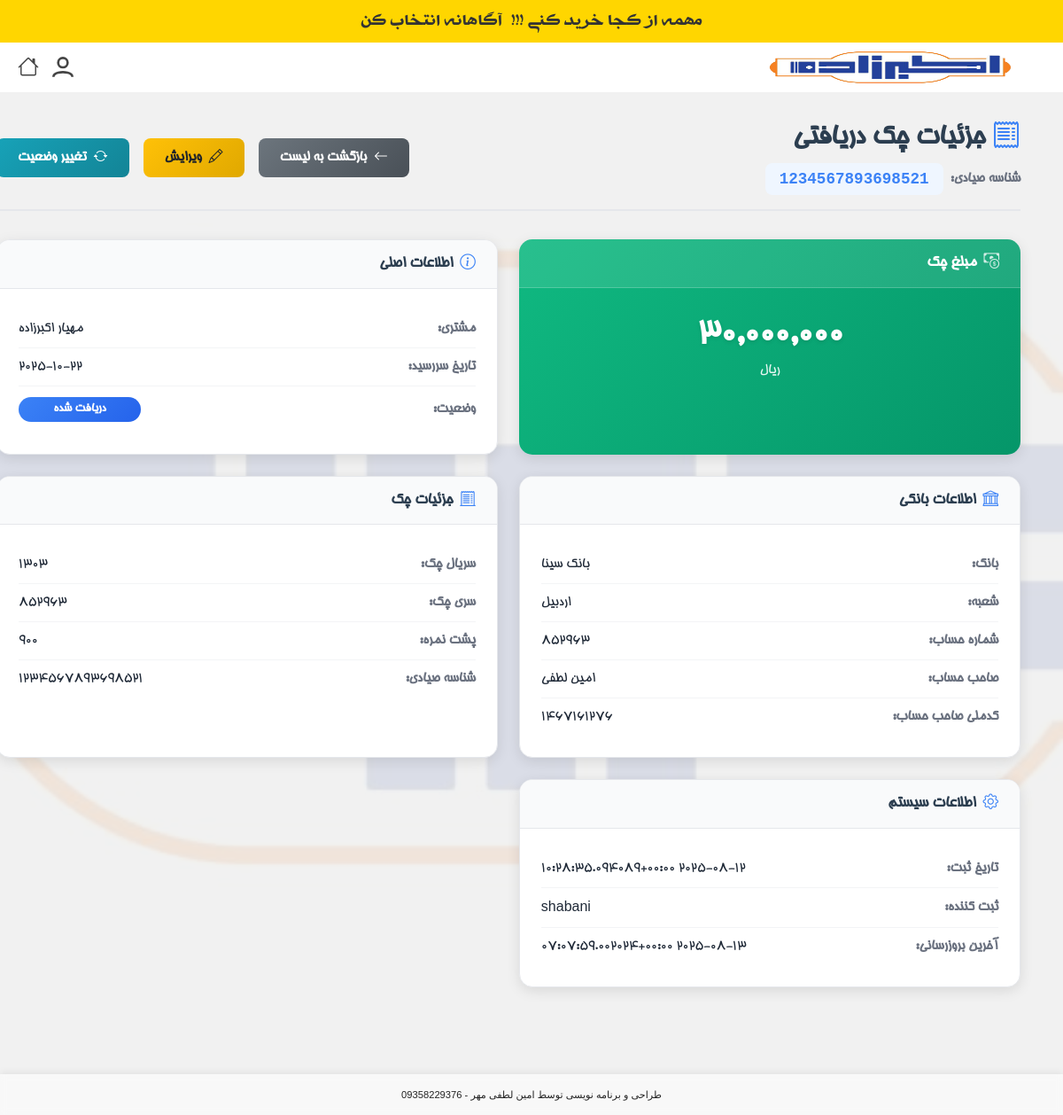
Page /accounting/received-cheques/1/detail/ (signed in) on the earlier database version.
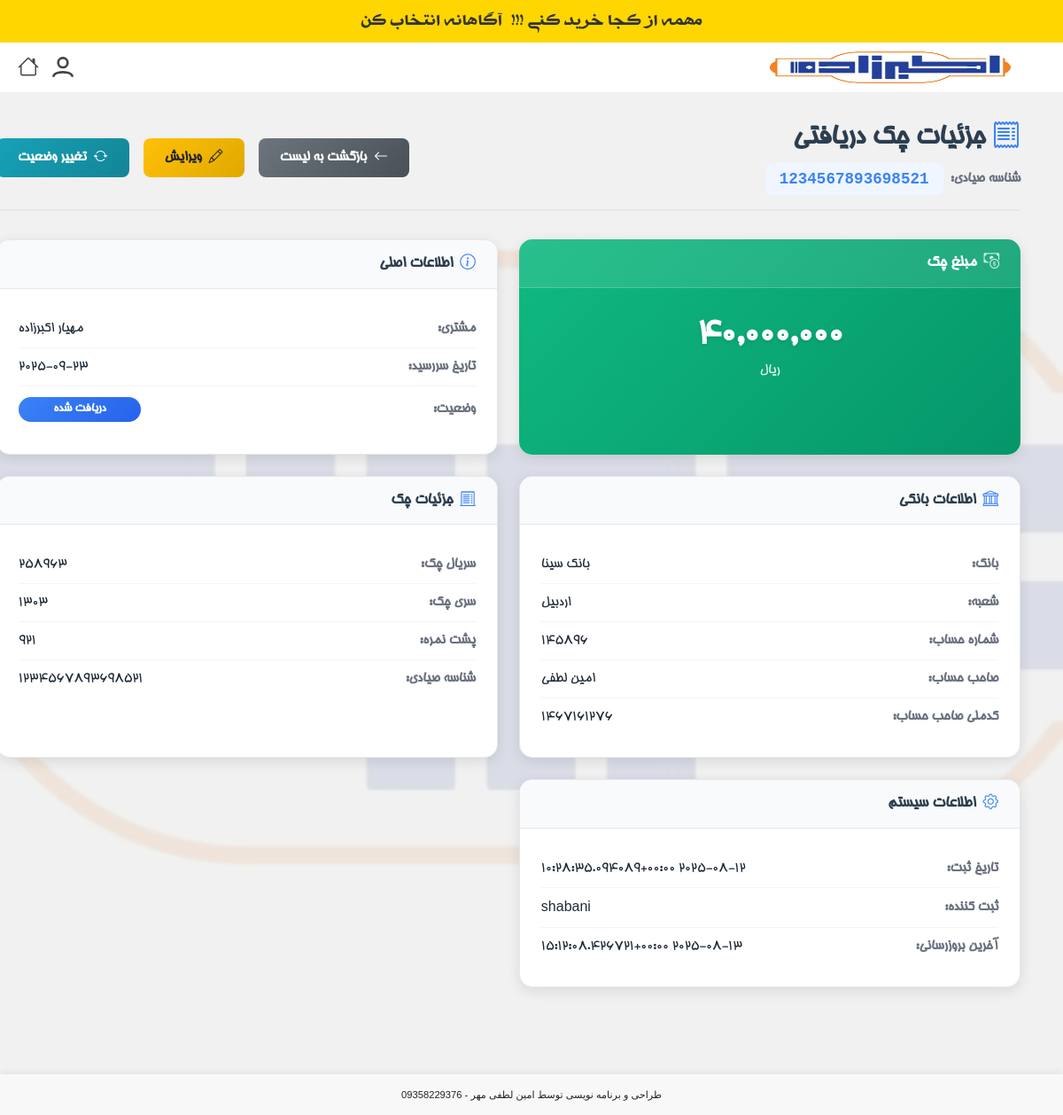
Same page on the later database version.
### products/models.py (models this page shows, shortened)
class ReceivedCheque(models.Model):
    financial_operation = models.ForeignKey('FinancialOperation', on_delete=models.CASCADE, related_name='received_cheques', null=True, blank=True, verbose_name="عملیات مالی دریافت")
    spending_operation = models.ForeignKey('FinancialOperation', on_delete=models.SET_NULL, null=True, blank=True, related_name='spent_cheques', verbose_name="عملیات خرج چک")
    customer = models.ForeignKey(Customer, on_delete=models.CASCADE, related_name='received_cheques', verbose_name="مشتری")
    endorsement = models.CharField(max_length=255, blank=True, null=True, verbose_name="پشت نمره")
    due_date = models.DateField(verbose_name="تاریخ سررسید")
    bank_name = models.CharField(max_length=100, verbose_name="نام بانک")
    branch_name = models.CharField(max_length=100, blank=True, null=True, verbose_name="نام شعبه")
    series = models.CharField(max_length=50, blank=True, null=True, verbose_name="سری چک")
    serial = models.CharField(max_length=50, blank=True, null=True, verbose_name="سریال چک")
    sayadi_id = models.CharField(max_length=16, unique=True, verbose_name="شناسه صیادی")
    amount = models.DecimalField(max_digits=15, decimal_places=0, verbose_name="مبلغ")
    owner_name = models.CharField(max_length=255, verbose_name="صاحب حساب")
    national_id = models.CharField(max_length=10, blank=True, null=True, verbose_name="کدملی صاحب حساب")
    account_number = models.CharField(max_length=50, verbose_name="شماره حساب")
    STATUS_CHOICES = [
        ('RECEIVED', 'دریافت شده'),
        ('DEPOSITED', 'واگذار به بانک'),
        ('CLEARED', 'وصول شده'),
        ('MANUALLY_CLEARED', 'وصول به صورت دستی'),
        ('SPENT', 'خرج شده'),
        ('BOUNCED', 'برگشت خورده'),
        ('RETURNED', 'مسترد شده'),
    ]
    status = models.CharField(max_length=20, choices=STATUS_CHOICES, default='RECEIVED', verbose_name="وضعیت")
    recipient_name = models.CharField(max_length=255, blank=True, null=True, verbose_name="نام دریافت‌کننده (در صورت خرج چک)")
    created_at = models.DateTimeField(auto_now_add=True, verbose_name="تاریخ ایجاد")
    updated_at = models.DateTimeField(auto_now=True, verbose_name="تاریخ بروزرسانی")
    created_by = models.ForeignKey(User, on_delete=models.SET_NULL, null=True, related_name='created_received_cheques', verbose_name="ایجاد کننده")
    is_deleted = models.BooleanField(default=False, verbose_name="حذف شده")
    deleted_at = models.DateTimeField(null=True, blank=True, verbose_name="تاریخ حذف")
    deleted_by = models.ForeignKey(
        User,
        on_delete=models.SET_NULL,
        null=True,
        blank=True,
        related_name='deleted_received_cheques',
        verbose_name="حذف کننده"
    )
    class Meta:
        verbose_name = "چک دریافتی"
        verbose_name_plural = "چک‌های دریافتی"
        ordering = ['-due_date']

class Customer(models.Model):
    first_name = models.CharField(max_length=100, verbose_name="نام")
    last_name = models.CharField(max_length=100, verbose_name="نام خانوادگی")
    store_name = models.CharField(max_length=255, blank=True, null=True, verbose_name="نام فروشگاه")
    phone = models.CharField(max_length=20, blank=True, null=True, verbose_name="تلفن ثابت")
    mobile = models.CharField(
        max_length=20,
        unique=True,
        verbose_name="شماره موبایل",
        error_messages={
            'unique': 'مشتری دیگری با این شماره همراه قبلاً ثبت شده است.'
        }
    )
    address = models.TextField(blank=True, null=True, verbose_name="آدرس")
    created_by = models.ForeignKey(
        User, on_delete=models.SET_NULL, null=True, related_name='created_customers', verbose_name="ایجاد شده توسط"
    )
    user = models.OneToOneField(
        User, on_delete=models.SET_NULL, null=True, blank=True, related_name='customer_profile', verbose_name="کاربر مرتبط"
    )
    created_at = models.DateTimeField(auto_now_add=True, verbose_name="تاریخ ایجاد")
    class Meta:
        verbose_name = "مشتری"
        verbose_name_plural = "مشتریان"
    def get_full_name(self):
        return f'{self.first_name} {self.last_name}'

### products/views.py (the view)
# urls.py: path('accounting/received-cheques/<int:cheque_id>/detail/', views.received_cheque_detail_view, name='received_cheque_detail'),
@login_required
@group_required('حسابداری')
def received_cheque_detail_view(request, cheque_id):
    cheque = get_object_or_404(ReceivedCheque, id=cheque_id)
    return render(request, 'products/received_cheque_detail.html', {'cheque': cheque})

### products/templates/products/received_cheque_detail.html (shortened to what this page needs)
{% extends "products/base.html" %}
{% load humanize %}
{% load custom_filters %}
{% block content %}
<div class="cheque-detail-container">
    <div class="page-header">
        <div class="header-content">
            <h1><i class="bi bi-receipt"></i> جزئیات چک دریافتی</h1>
            <div class="cheque-id">
                <span class="label">شناسه صیادی:</span>
                <span class="number">{{ cheque.sayadi_id }}</span>
            </div>
        </div>
        <div class="header-actions">
            <a href="{% url 'products:received_cheque_list' %}" class="btn btn-secondary">
                <i class="bi bi-arrow-left"></i> بازگشت به لیست
            </a>
            <a href="{% url 'products:received_cheque_edit' cheque_id=cheque.id %}" class="btn btn-warning">
                <i class="bi bi-pencil"></i> ویرایش
            </a>
            <a href="{% url 'products:change_received_cheque_status' cheque_id=cheque.id %}" class="btn btn-info">
                <i class="bi bi-arrow-repeat"></i> تغییر وضعیت
            </a>
        </div>
    </div>
    <div class="details-grid">
        <div class="detail-card cheque-amount-card">
            <div class="card-header">
                <h3><i class="bi bi-cash-coin"></i> مبلغ چک</h3>
            </div>
            <div class="card-content">
                <div class="amount-display">{{ cheque.amount|persian_number_format }}</div>
                <div class="amount-label">ریال</div>
            </div>
        </div>
        <div class="detail-card">
            <div class="card-header">
                <h3><i class="bi bi-info-circle"></i> اطلاعات اصلی</h3>
            </div>
            <div class="card-content">
                <div class="info-row">
                    <span class="label">مشتری:</span>
                    <span class="value">{{ cheque.customer.get_full_name }}</span>
                </div>
                <div class="info-row">
                    <span class="label">تاریخ سررسید:</span>
                    <span class="value">{{ cheque.due_date|jalali_date }}</span>
                </div>
                <div class="info-row">
                    <span class="label">وضعیت:</span>
                    <span class="status-badge {{ cheque.status|lower }}">{{ cheque.get_status_display }}</span>
                </div>
            </div>
        </div>
        <div class="detail-card">
            <div class="card-header">
                <h3><i class="bi bi-bank"></i> اطلاعات بانکی</h3>
            </div>
            <div class="card-content">
                <div class="info-row">
                    <span class="label">بانک:</span>
                    <span class="value">{{ cheque.bank_name }}</span>
                </div>
                <div class="info-row">
                    <span class="label">شعبه:</span>
                    <span class="value">{{ cheque.branch_name|default:"-" }}</span>
                </div>
                <div class="info-row">
                    <span class="label">شماره حساب:</span>
                    <span class="value">{{ cheque.account_number }}</span>
                </div>
                <div class="info-row">
                    <span class="label">صاحب حساب:</span>
                    <span class="value">{{ cheque.owner_name }}</span>
                </div>
                <div class="info-row">
                    <span class="label">کدملی صاحب حساب:</span>
                    <span class="value">{{ cheque.national_id|default:"-" }}</span>
                </div>
            </div>
        </div>
        <div class="detail-card">
            <div class="card-header">
                <h3><i class="bi bi-receipt-cutoff"></i> جزئیات چک</h3>
            </div>
            <div class="card-content">
                <div class="info-row">
                    <span class="label">سریال چک:</span>
                    <span class="value">{{ cheque.serial|default:"-" }}</span>
                </div>
                <div class="info-row">
                    <span class="label">سری چک:</span>
                    <span class="value">{{ cheque.series|default:"-" }}</span>
                </div>
                <div class="info-row">
                    <span class="label">پشت نمره:</span>
                    <span class="value">{{ cheque.endorsement|default:"-" }}</span>
                </div>
                <div class="info-row">
                    <span class="label">  شناسه صیادی:</span>
                    <span class="value">{{ cheque.sayadi_id|default:"-" }}</span>
                </div>
            </div>
        </div>
        <div class="detail-card">
            <div class="card-header">
                <h3><i class="bi bi-gear"></i> اطلاعات سیستم</h3>
            </div>
            <div class="card-content">
                <div class="info-row">
                    <span class="label">تاریخ ثبت:</span>
                    <span class="value">{{ cheque.created_at|jalali_date_time }}</span>
                </div>
                <div class="info-row">
                    <span class="label">ثبت کننده:</span>
                    <span class="value">{{ cheque.created_by.username }}</span>
                </div>
                {% if cheque.updated_at != cheque.created_at %}
                <div class="info-row">
                    <span class="label">آخرین بروزرسانی:</span>
                    <span class="value">{{ cheque.updated_at|jalali_date_time }}</span>
                </div>
                {% endif %}
            </div>
        </div>
    </div>
</div>
{% endblock %}

### products/templates/products/base.html (shortened to what this page needs)
<!DOCTYPE html>
<html lang="fa" dir="rtl">
<head>
    {% load static %}
    {% load custom_filters %}
    <link rel="stylesheet" href="https://cdnjs.cloudflare.com/ajax/libs/font-awesome/5.15.4/css/all.min.css">
<link href='https://unpkg.com/boxicons@2.1.4/css/boxicons.min.css' rel='stylesheet'>
<link rel="stylesheet" href="https://cdn.jsdelivr.net/npm/bootstrap-icons@1.10.5/font/bootstrap-icons.css">
</head>
<body class="{% if request.user.groups.all.0.name == 'مشتری' %}is-customer{% elif request.user.groups.all.0.name == 'ویزیتور' %}is-visitor{% endif %}">
<div class="promo-topbar">
    <span> مهمه از کجا خرید کنی !!! </span>
    <img src="" alt="Promo Logo" class="promo-logo"> <span>آگاهانه انتخاب کن</span>
</div>
<div class="dk-header-bg">
<div class="dk-header-main" style="order: 2;">
        <div class="dk-header-logo" style="order:1;">
            <a href="{% if user.is_authenticated and user.groups.all.0.name == 'مدیر' %}
                        {% url 'products:manager_dashboard' %}
                    {% elif user.is_authenticated and user.groups.all.0.name == 'انباردار' %}
                        {% url 'products:warehouse_panel' %}
                    {% elif user.is_authenticated and user.groups.all.0.name == 'حسابداری' %}
                        {% url 'products:accounting_panel' %}
                    {% else %}
                        {% url 'products:product_list' %}
                    {% endif %}">
                <img src="{% static 'images/apg_logo.png' %}" alt="APG Logo">
            </a>
        </div>
        <div class="dk-header-icons" style="order:3;">
            {% block header_icons %}
            <div id="profile-icon-container" style="position:relative;">
                <button id="profile-icon-btn" class="dk-header-icon-btn" type="button" style="background:none; border:none;">
                    <svg><use xlink:href="#profileOff"></use></svg>
                </button>
            </div>
            {% endblock header_icons %}
            <a href="{% if user.is_authenticated and user.groups.all.0.name == 'مدیر' %}
                        {% url 'products:manager_dashboard' %}
                    {% elif user.is_authenticated and user.groups.all.0.name == 'انباردار' %}
                        {% url 'products:warehouse_panel' %}
                    {% elif user.is_authenticated and user.groups.all.0.name == 'حسابداری' %}
                        {% url 'products:accounting_panel' %}
                    {% else %}
                        {% url 'products:product_list' %}
                    {% endif %}" class="dk-header-icon-btn" title="خانه" style="margin-right:1px;">
                <i class="bi bi-house" style="font-size:24px;color:#444;"></i>
            </a>
        </div>
    </div>
</div>
<div class="container">
    {% block content %}
    {% endblock %}
</div>
<div class="footer-bar">
    طراحی و برنامه نویسی توسط امین لطفی مهر - 09358229376
</div>
</body>
</html>

Differences in the rows shown:
changed ReceivedCheque "بانک سینا": amount|persian_number_format "۳۰,۰۰۰,۰۰۰" → "۴۰,۰۰۰,۰۰۰"; due_date|jalali_date "2025-10-22" → "2025-09-23"; account_number "852963" → "145896"; serial "1303" → "258963"; series "852963" → "1303"; endorsement "900" → "921"; updated_at|jalali_date_time "2025-08-13 07:07:59.002024+00:00" → "2025-08-13 15:12:08.426721+00:00"
